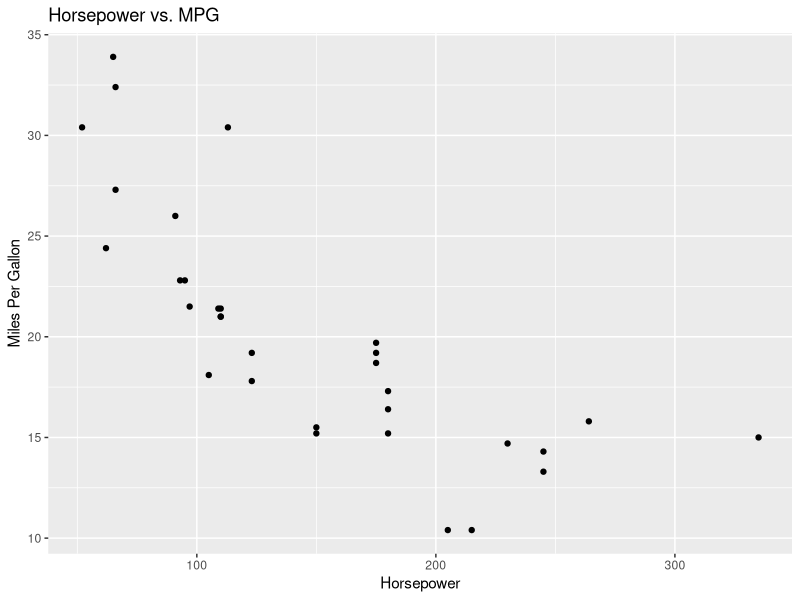
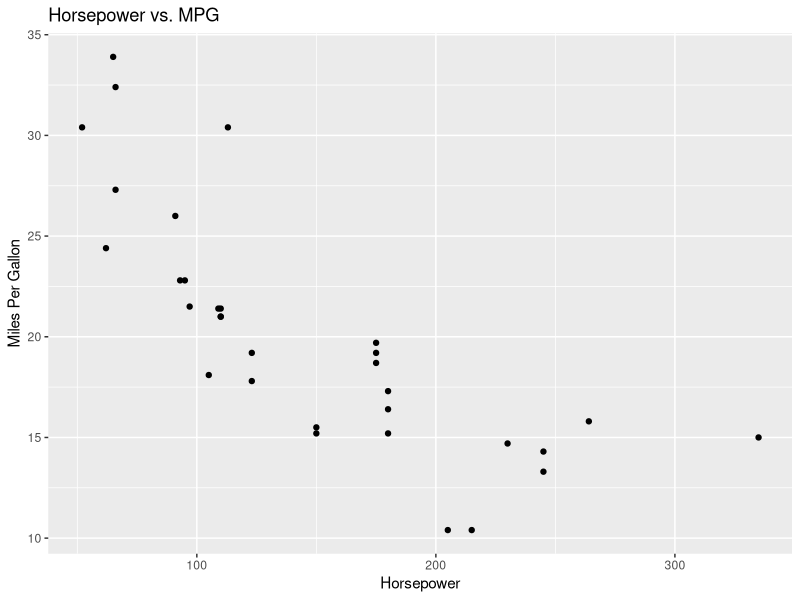

Write the R code that produced these figures, in order.
library(ggplot2)

head(mtcars)

summary(mtcars)

ggplot(mtcars, aes(x = hp, y = mpg)) +
  geom_point() +
  labs(title = "Horsepower vs. MPG",
       x = "Horsepower",
       y = "Miles Per Gallon")

ggsave("visualization.png")
